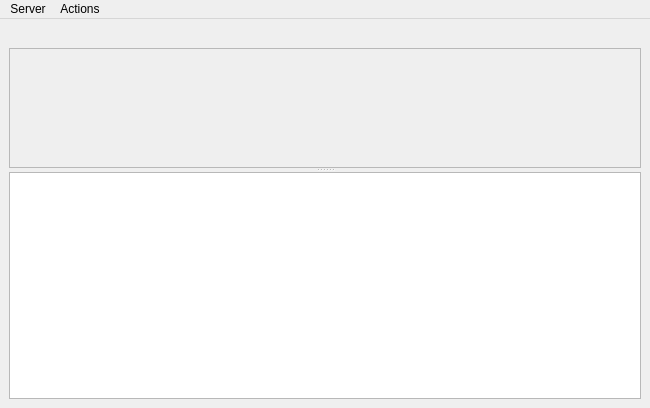
<?xml version="1.0" encoding="UTF-8"?>
<ui version="4.0">
 <class>MainWindow</class>
 <widget class="QMainWindow" name="MainWindow">
  <property name="geometry">
   <rect>
    <x>0</x>
    <y>0</y>
    <width>650</width>
    <height>408</height>
   </rect>
  </property>
  <property name="windowTitle">
   <string>ZHTTPD rcon</string>
  </property>
  <widget class="QWidget" name="centralwidget">
   <layout class="QVBoxLayout" name="verticalLayout_3">
    <item>
     <widget class="QLabel" name="uptimeLabel">
      <property name="text">
       <string/>
      </property>
     </widget>
    </item>
    <item>
     <widget class="QSplitter" name="splitter">
      <property name="sizePolicy">
       <sizepolicy hsizetype="Expanding" vsizetype="Expanding">
        <horstretch>0</horstretch>
        <verstretch>0</verstretch>
       </sizepolicy>
      </property>
      <property name="orientation">
       <enum>Qt::Vertical</enum>
      </property>
      <widget class="QScrollArea" name="scrollArea">
       <property name="sizePolicy">
        <sizepolicy hsizetype="Expanding" vsizetype="Expanding">
         <horstretch>0</horstretch>
         <verstretch>0</verstretch>
        </sizepolicy>
       </property>
       <property name="minimumSize">
        <size>
         <width>0</width>
         <height>120</height>
        </size>
       </property>
       <property name="verticalScrollBarPolicy">
        <enum>Qt::ScrollBarAsNeeded</enum>
       </property>
       <property name="horizontalScrollBarPolicy">
        <enum>Qt::ScrollBarAsNeeded</enum>
       </property>
       <property name="widgetResizable">
        <bool>true</bool>
       </property>
       <widget class="QWidget" name="scrollAreaWidgetContents">
        <property name="geometry">
         <rect>
          <x>0</x>
          <y>0</y>
          <width>630</width>
          <height>118</height>
         </rect>
        </property>
        <layout class="QVBoxLayout" name="verticalLayout"/>
       </widget>
      </widget>
      <widget class="QPlainTextEdit" name="plainTextEdit">
       <property name="sizePolicy">
        <sizepolicy hsizetype="Expanding" vsizetype="Expanding">
         <horstretch>0</horstretch>
         <verstretch>0</verstretch>
        </sizepolicy>
       </property>
      </widget>
     </widget>
    </item>
   </layout>
  </widget>
  <widget class="QMenuBar" name="menubar">
   <property name="geometry">
    <rect>
     <x>0</x>
     <y>0</y>
     <width>650</width>
     <height>25</height>
    </rect>
   </property>
   <widget class="QMenu" name="menuServer">
    <property name="title">
     <string>Server</string>
    </property>
    <addaction name="actionConnect"/>
    <addaction name="actionDisconnect"/>
    <addaction name="separator"/>
    <addaction name="actionQuit"/>
   </widget>
   <widget class="QMenu" name="menuActions">
    <property name="title">
     <string>Actions</string>
    </property>
    <addaction name="actionStop"/>
    <addaction name="actionReload"/>
   </widget>
   <addaction name="menuServer"/>
   <addaction name="menuActions"/>
  </widget>
  <action name="actionConnect">
   <property name="text">
    <string>Connect...</string>
   </property>
  </action>
  <action name="actionDisconnect">
   <property name="enabled">
    <bool>false</bool>
   </property>
   <property name="text">
    <string>Disconnect</string>
   </property>
  </action>
  <action name="actionQuit">
   <property name="text">
    <string>Quit</string>
   </property>
  </action>
  <action name="actionStop">
   <property name="enabled">
    <bool>false</bool>
   </property>
   <property name="text">
    <string>Stop</string>
   </property>
  </action>
  <action name="actionReload">
   <property name="enabled">
    <bool>false</bool>
   </property>
   <property name="text">
    <string>Reload</string>
   </property>
  </action>
 </widget>
 <resources/>
 <connections/>
</ui>
